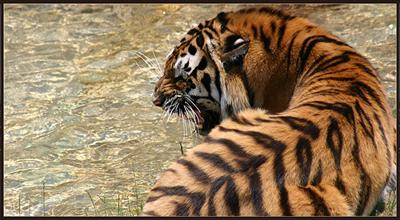
%> input picture SmartWindows/Matlab/tiger.jpg, 400 x 220 px
$ octave objecter.m   (GNU Octave 9; MATLAB toolbox functions it lacks are replaced by stand-ins)
%> lines starting %> are read from the running program, lines starting %| are printed output that depends on the picture


%% detect object

img = imread('tiger.jpg');
%> img is the input picture: size 220x400x3 uint8; mean R, G, B 146.2, 121.5, 91.1
[m,n] = size(img);
%> m = 220; n = 1200

winsz = [50 50];

grayimg = rgb2gray(img);
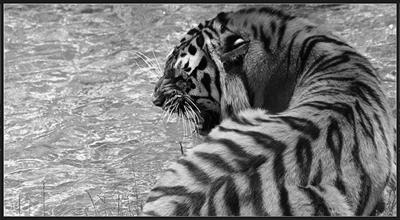
%> grayimg: size 220x400 uint8; min 0, max 253, mean 125.4

[gx, gy] = imgradientxy(grayimg, 'prewitt');
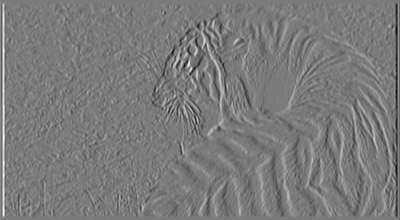
%> gx: size 220x400 double; min -676, max 726, mean 0; drawn with min black and max white
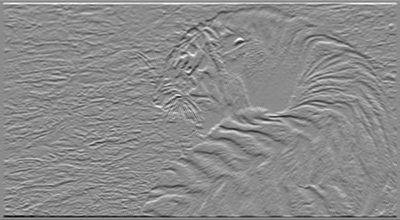
%> gy: size 220x400 double; min -723, max 602, mean 0.1; drawn with min black and max white

figure(1)
imshow(grayimg)
hold on
plot()
%> (this line was passed over: plot is not available in this run)

$ run again, with SmartWindows/Matlab/12003.jpg copied over SmartWindows/Matlab/tiger.jpg
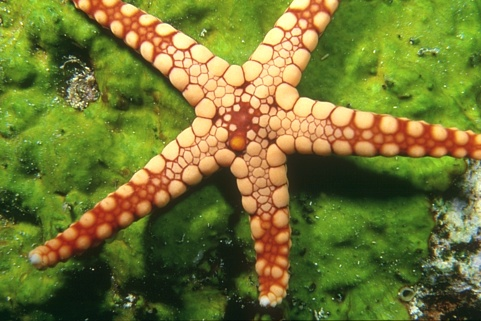
%> input picture SmartWindows/Matlab/12003.jpg, 481 x 321 px
%> img is the input picture: size 321x481x3 uint8; mean R, G, B 114.1, 118.7, 50.3
%> `[gx, gy] = imgradientxy(grayimg, 'prewitt');`:
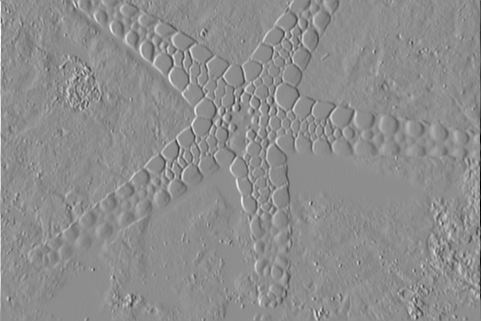
%> gx: size 321x481 double; min -690, max 551, mean 0.2; drawn with min black and max white
%> `[gx, gy] = imgradientxy(grayimg, 'prewitt');`:
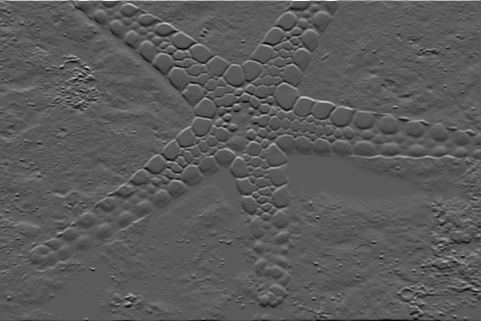
%> gy: size 321x481 double; min -418, max 748, mean -0.9; drawn with min black and max white

$ run again, with SmartWindows/Matlab/15004.jpg copied over SmartWindows/Matlab/tiger.jpg
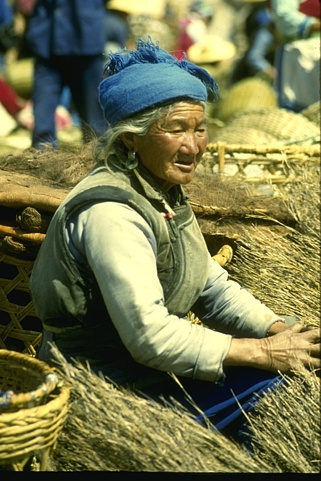
%> input picture SmartWindows/Matlab/15004.jpg, 321 x 481 px
%> img is the input picture: size 481x321x3 uint8; mean R, G, B 118, 118.8, 78.1
%> `grayimg = rgb2gray(img);`:
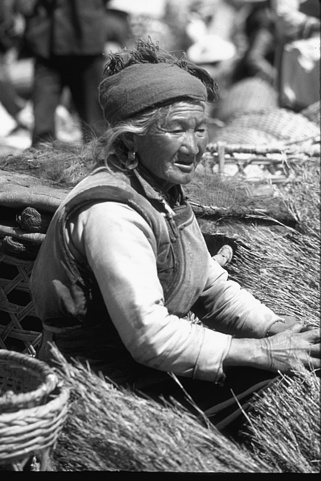
%> grayimg: size 481x321 uint8; min 2, max 251, mean 113.9
%> `[gx, gy] = imgradientxy(grayimg, 'prewitt');`:
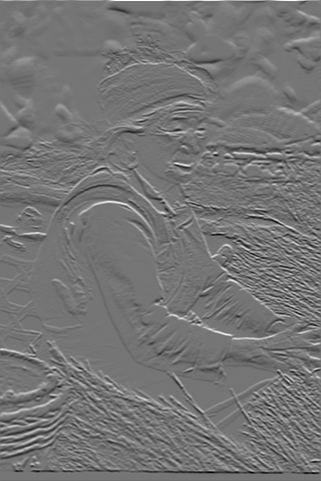
%> gy: size 481x321 double; min -637, max 744, mean -0.8; drawn with min black and max white

$ run again, with SmartWindows/Matlab/15088.jpg copied over SmartWindows/Matlab/tiger.jpg
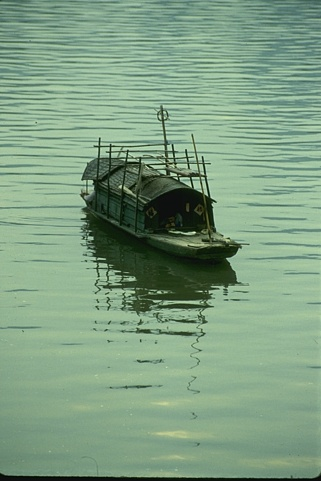
%> input picture SmartWindows/Matlab/15088.jpg, 321 x 481 px
%> img is the input picture: size 481x321x3 uint8; mean R, G, B 126.7, 157.9, 130
%> `grayimg = rgb2gray(img);`:
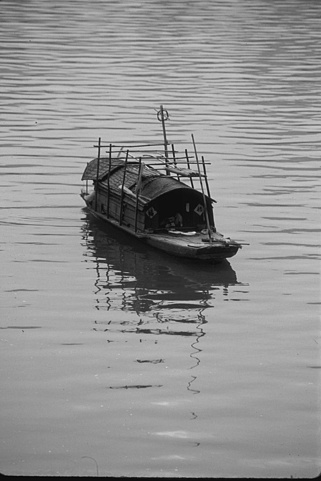
%> grayimg: size 481x321 uint8; min 4, max 246, mean 145.5
%> `[gx, gy] = imgradientxy(grayimg, 'prewitt');`:
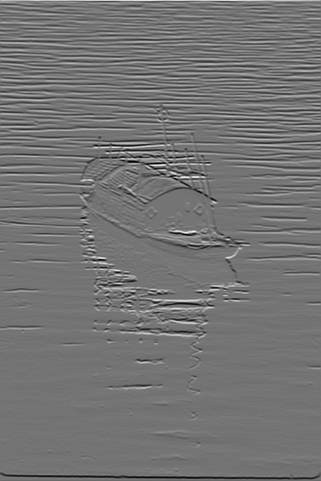
%> gy: size 481x321 double; min -516, max 613, mean -0.7; drawn with min black and max white
